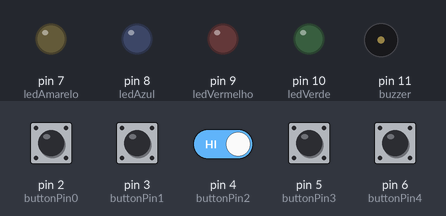
A sketch run on a simulated Arduino Uno, built with avr-gcc and run on an emulated ATmega328P. Parts: output pins drawn as LEDs (lit = HIGH), buzzer (waves = sounding). The test bench sets the inputs (shaded band); at power-on: pin 2 (buttonPin0), pin 3 (buttonPin1), pin 4 (buttonPin2), pin 5 (buttonPin3), pin 6 (buttonPin4) HIGH. Random numbers use the default seed unless the sketch sets one; what the sketch prints to the serial monitor is not drawn.

Above: at 1.2 s.
1.3 s: pin 2 (buttonPin0) pulled LOW for 0.15 s
At 2.2 s:
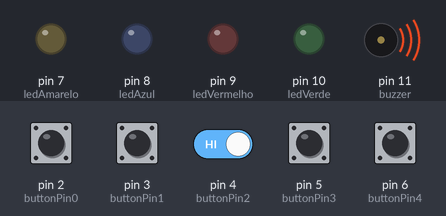
At 3.3 s:
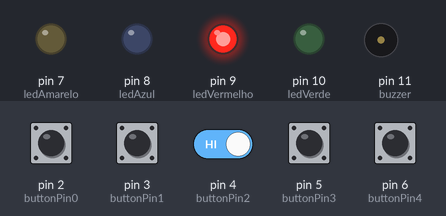
4.4 s: pin 2 (buttonPin0) driven LOW and pin 4 (buttonPin2) driven LOW
At 6.4 s:
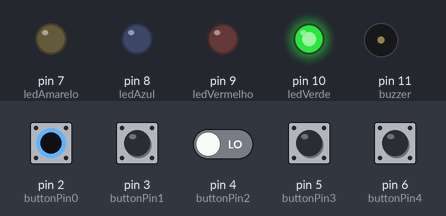
Timing chart, 0 to 9.6 s (numbered marks = the images above; inputs shaded):
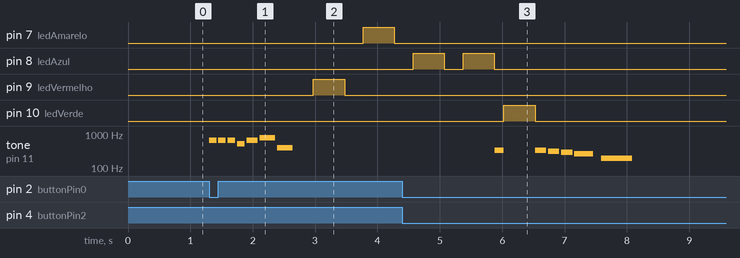

Measured:
- after the input at 1.3 s, pin 7 (ledAmarelo): LOW → HIGH after 2.5 s, → LOW 0.50 s later; pin 9 (ledVermelho): LOW → HIGH after 1.7 s, → LOW 0.50 s later; tone on pin 11 (buzzer): plays 659 Hz for 0.12 s, 659 Hz for 0.12 s, 659 Hz for 0.12 s, 523 Hz for 0.12 s, 659 Hz for 0.18 s, 784 Hz for 0.25 s … (7 notes in this stretch), starting at once
- after the input at 4.4 s, pin 10 (ledVerde): LOW → HIGH after 1.6 s, → LOW 0.50 s later
- by itself, pin 8 (ledAzul): alternates HIGH for 0.50 s and LOW for 0.30 s, 4 changes in all, then stays LOW

The sketch:

Genius_Arduino.ino
```cpp
#include <Bounce2.h>

// ============================================================
// CONFIGURAÇÃO DOS BOTÕES
// ============================================================

// Botao 0 utilizado para iniciar o jogo por interrupcao
int buttonPin0 = 2;

// Botoes 1 a 4 utilizadas para resposta do jogador
int buttonPin1 = 3;
int buttonPin2 = 4;
int buttonPin3 = 5;
int buttonPin4 = 6;


// ============================================================
// OBJETOS PARA DEBOUNCE DOS BOTÕES
// ============================================================

// Utilizado para correcao de erro de ruido nos botoes
Bounce debouncer0 = Bounce();
Bounce debouncer1 = Bounce();
Bounce debouncer2 = Bounce();
Bounce debouncer3 = Bounce();
Bounce debouncer4 = Bounce();

// ============================================================
// CONFIGURAÇÃO DOS LEDs
// ============================================================
const int ledVermelho = 9;
const int ledVerde = 10;
const int ledAzul = 8;
const int ledAmarelo = 7;

// Tempo que cada LED permanece aceso
const int ledDelay = 500;

// ============================================================
// CONFIGURAÇÃO DO BUZZER
// ============================================================
const int buzzer = 11;

// ============================================================
// VARIÁVEIS DE CONTROLE DO JOGO
// ============================================================

// Mostra se o jogo esta em andamento
int jogo = 0;

// ============================================================
// TEMPORIZADOR
// ============================================================

// Guarda o momento em que o temporizador foi iniciado
unsigned long inicioTemporizador;

// Tempo para o jogador responder (5s)
const unsigned long tempoLimite = 5000;

// ============================================================
// SEQUÊNCIA DO JOGO
// ============================================================

// Armazena a ordem para acender os LEDS
int sequencia[13];

// Indica a posicao da sequencia que o jogador estar
int passoAtual = 0;

// Quantidade de passos por rodada
int limiteSequencia = 4;

// Quantidade maxima de passos do jogo
int limiteMax = 13;

// ============================================================
// PROTÓTIPOS DAS FUNÇÕES
// ============================================================
int configuraBotao(int b1, int b2, int b3, int b4);
void iniciaJogo();
void piscaLED();
void acendeLed(int cor);
bool entradaJogador(int botaoPressionado, int sequenciaAtual);

// ============================================================
// INTERRUPCAO
// ============================================================

// Variavel alterada na interrupcao
volatile bool iniciar = false;

// ============================================================
// SETUP
// ============================================================
void setup() {

    // Inicia comunicacao serial
    Serial.begin(9600);

    // Inicia o gerador de numeros aleatorios
    randomSeed(analogRead(A0));

    // --------------------------------------------------------
    // CONFIGURAÇÃO DOS BOTÕES
    // --------------------------------------------------------

    // Botao para interrupcao
  	pinMode(buttonPin0, INPUT_PULLUP);

    pinMode(buttonPin1, INPUT_PULLUP);
    debouncer1.attach(buttonPin1, INPUT_PULLUP);  // Associa a um bounce
    debouncer1.interval(5); // Intervalo utilizado pelo bounce

    pinMode(buttonPin2, INPUT_PULLUP);
    debouncer2.attach(buttonPin2, INPUT_PULLUP);
    debouncer2.interval(5);

    pinMode(buttonPin3, INPUT_PULLUP);
    debouncer3.attach(buttonPin3, INPUT_PULLUP);
    debouncer3.interval(5);

    pinMode(buttonPin4, INPUT_PULLUP);
    debouncer4.attach(buttonPin4, INPUT_PULLUP);
    debouncer4.interval(5);


    // --------------------------------------------------------
    // CONFIGURAÇÃO DO BUZZER
    // --------------------------------------------------------
	  pinMode(buzzer, OUTPUT);

    // --------------------------------------------------------
    // CONFIGURAÇÃO DOS LEDs
    // --------------------------------------------------------
    pinMode(ledVermelho, OUTPUT);
    pinMode(ledVerde, OUTPUT);
    pinMode(ledAzul, OUTPUT);
    pinMode(ledAmarelo, OUTPUT);


    // --------------------------------------------------------
    // CONFIGURAÇÃO DA INTERRUPCAO
    // --------------------------------------------------------

  	// A interrupcao acontece quando mudar o estado HIGH para LOW
  	// Quando o botao 0 e pressionado
  	attachInterrupt(
      digitalPinToInterrupt(buttonPin0),
      interrupcaoInicio,
      FALLING
    );
}

// ============================================================
// LOOP PRINCIPAL
// ============================================================
void loop()
{
    // Atualizacao dos debouncers
    debouncer1.update();
    debouncer2.update();
    debouncer3.update();
    debouncer4.update();

    // Verifica se o botao de inicio foi pressionado
  	if(iniciar)
    {
        iniciaJogo();

        // Depois de inicar a variavel e zerada
        // para evitar reinicio automatico
        iniciar = false;
    }

    // Executa o jogo
  	if(jogo)
    {

         // Verifica qual botao foi pressionado
        int botaoLido = -1;

        if (debouncer1.fell())
            botaoLido = 1;

        else if (debouncer2.fell())
            botaoLido = 2;

        else if (debouncer3.fell())
            botaoLido = 3;

        else if (debouncer4.fell())
            botaoLido = 4;

      // Quando o jogador pressiona o botao
      if (botaoLido != -1) {

          // Reinicia temporizador
          inicioTemporizador = millis();

          tocaSomBotao(botaoLido);

          // Mostra botao pressionado no monitor
          Serial.print("\nBotao pressionado: ");
          Serial.println(botaoLido);

          acendeLed(botaoLido);

          // Verifique se o botao pressionado e o correto
          if (entradaJogador(botaoLido, sequencia[passoAtual])) {

              Serial.println("CORRETO!");

              passoAtual++;

              // Jogador terminou a sequência atual
              if (passoAtual == limiteSequencia) {

                  Serial.println("Sequencia completa!");

                  limiteSequencia++;
                  passoAtual = 0;

                  musicaNivel();

                  if (limiteSequencia < limiteMax) // Mostra a nova sequência
                  	piscaLED();

                  // Chegou ao limite máximo
                  if (limiteSequencia >= limiteMax) {
                    Serial.println("Vitoria!");
                      musicaVitoria();
                      jogo = 0;
                  }
              }

          }

          // Caso o jogador erre a sequencia
          else {

              Serial.println("ERRADO! Inicie o jogo novamente.");

              musicaDerrota();

              delay(1000);

              // Encerra o jogo
              jogo = 0;
          }

          // Evita que o mesmo botao seja pressionado varias vezes
          delay(300);
      }

      // Verfica o tempo que o jogador tem para apertar o botao
      if(millis() - inicioTemporizador >= tempoLimite)
      {
          // Apos 5s sem interacao o jogador perde
         Serial.println("\n5 segundos passaram! Voce Perdeu!");
         musicaDerrota();
       	 jogo = 0;
      }
    }
}

// ============================================================
// INICIA O JOGO
// ============================================================

void iniciaJogo() {

    // Jogo em andamento
  	jogo = 1;

    musicaInicio();

    // Primeiro nivel exigem 4 acertos
    limiteSequencia = 4;

    // O primeiro elemento e verificado
    passoAtual = 0;

    // Gera sequencia aleatorio e mostra no serial
    Serial.print("\nSequencia inteira\n");
    for(int i = 0; i < limiteMax; i++){
        // O preenchimento ocorre com numeros de 1 a 4
        sequencia[i] = random(1, 5);
      Serial.print(sequencia[i]);

    }

    // Mostra a sequencia incial (4 pisques) para o jogador
    piscaLED();
}

// ============================================================
// MOSTRA A SEQUÊNCIA AO JOGADOR
// ============================================================

void piscaLED() {
    Serial.print("\nSequencia nivel:");

    // Percorre a sequenci ate o limite
    for (int i = 0; i < limiteSequencia; i++) {
        delay(300);
        acendeLed(sequencia[i]); // Pisca o LED correspondente
      Serial.print(sequencia[i]);
    }

    // Inicia o temporizador apos fim da sequencia
  	inicioTemporizador = millis();
}

// ============================================================
// ACENDE O LED CORRESPONDENTE À COR
// ============================================================

void acendeLed(int cor) {
    int led = 0;
    switch (cor) {
        case 1: led = ledVermelho; break;
        case 2: led = ledVerde; break;
        case 3: led = ledAzul; break;
        case 4: led = ledAmarelo; break;
    }

    // Quando encontrado o LED acende e apaga
    if (led != 0) {
        digitalWrite(led, HIGH);
        delay(ledDelay);
        digitalWrite(led, LOW);
    }
}

// ============================================================
// VERIFICA A RESPOSTA DO JOGADOR
// ============================================================

bool entradaJogador(int botaoPressionado, int sequenciaAtual) {

  // Compara o botao com o valor na sequencia
  if(botaoPressionado == sequenciaAtual){

    // Se acertar acende o led
    acendeLed(sequenciaAtual);
    return true;
  }else {

    // Caso nao acerte retorna falso
    return false;
  }
}

// ============================================================
// TOCA UMA NOTA NO BUZZER
// ============================================================

void tocaNota(int frequencia, int duracao)
{
  tone(buzzer, frequencia);
  delay(duracao);
  noTone(buzzer);
  delay(30);
}

// =========================
// MÚSICA DE INÍCIO
// =========================

void musicaInicio()
{
  // Fanfarra inspirada no Super Mario

  tocaNota(659, 120);  // Mi5
  tocaNota(659, 120);  // Mi5
  tocaNota(659, 120);  // Mi5

  tocaNota(523, 120);  // Dó5
  tocaNota(659, 180);  // Mi5
  tocaNota(784, 250);  // Sol5

  tocaNota(392, 250);  // Sol4
}


// =========================
// MÚSICA DE DERROTA
// =========================

void musicaDerrota()
{
  // Sequência descendente

  tocaNota(330, 180);  // Mi4
  tocaNota(311, 180);  // Ré#4
  tocaNota(294, 180);  // Ré4
  tocaNota(262, 300);  // Dó4

  delay(100);

  tocaNota(196, 500);  // Sol3
}


// =========================
// MÚSICA DE PASSAGEM DE NÍVEL
// =========================

void musicaNivel()
{
  // Jingle curto e ascendente

  tocaNota(523, 120);  // Dó5
  tocaNota(659, 120);  // Mi5
  tocaNota(784, 120);  // Sol5

  delay(50);

  tocaNota(1047, 300); // Dó6
}


// =========================
// MÚSICA DE VITÓRIA
// =========================

void musicaVitoria()
{
  // Fanfarra final

  tocaNota(523, 120);  // Dó5
  tocaNota(523, 120);  // Dó5
  tocaNota(523, 120);  // Dó5

  tocaNota(659, 180);  // Mi5
  tocaNota(784, 180);  // Sol5
  tocaNota(1047, 350); // Dó6

  delay(80);

  tocaNota(784, 150);  // Sol5
  tocaNota(1047, 500); // Dó6
}

// =========================
// SOM DOS BOTÕES
// =========================

void tocaSomBotao(int botao)
{
  switch (botao)
  {
    case 1:
      tone(buzzer, 262);  // Dó
      break;

    case 2:
      tone(buzzer, 330);  // Mi
      break;

    case 3:
      tone(buzzer, 392);  // Sol
      break;

    case 4:
      tone(buzzer, 523);  // Dó agudo
      break;
  }

  delay(150);
  noTone(buzzer);
}

// ============================================================
// ROTINA DA INTERRUPÇÃO
// ============================================================

void interrupcaoInicio()
{
  // Inicia sempre que o botao 0 e pressionado
  iniciar = true;
}
```
